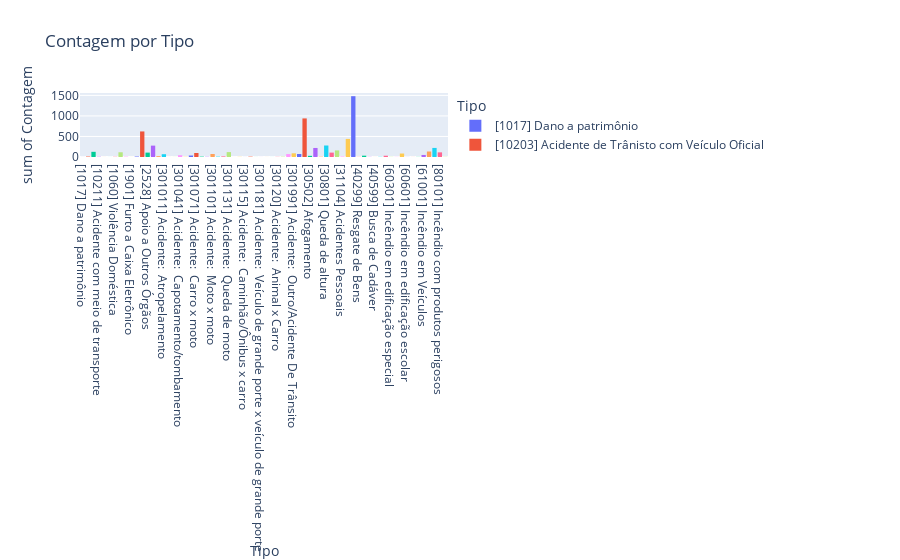
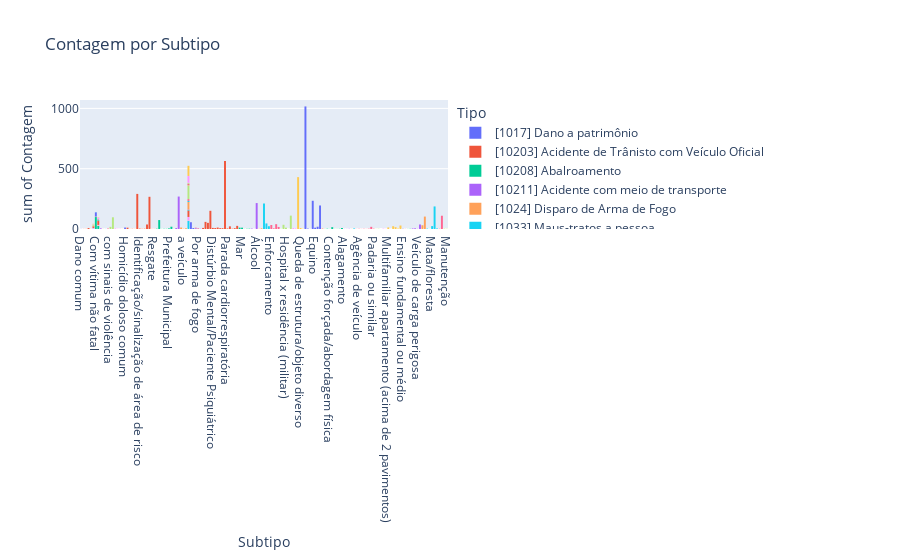

Here is the notebook cell these charts were saved with, in order:
### Markdown cell above
#### Listas e comando for

### Code cell
import pandas as pd
import plotly.express as px

# Supondo que 'dados' já é um DataFrame carregado com suas colunas, incluindo a coluna 'Data do dispacho'

# Converter a coluna de data para o tipo datetime com tratamento de erros
dados['Data do dispacho'] = pd.to_datetime(dados['Data do dispacho'], errors='coerce')

# Ordenar os dados pela ordem dos meses
dados = dados.sort_values(by="Data do dispacho")

# Criar o DataFrame com a contagem de registros por Tipo e Subtipo
dados_agrupados = dados.groupby(["Tipo", "Subtipo"]).size().reset_index(name="Contagem")

lista_colunas = ["Tipo", "Subtipo", "Hora recebida", "Hora comunicada"]

for coluna in lista_colunas:
    if coluna in dados_agrupados.columns:  # Verifica se a coluna está presente no DataFrame
        grafico = px.histogram(dados_agrupados,
                               x=coluna,
                               y="Contagem",
                               title=f"Contagem por {coluna}",
                               color="Tipo")
        grafico.show()
        grafico.write_html(f"contagem_por_{coluna.lower()}.html")
    else:
        print(f"A coluna {coluna} não está presente no DataFrame.")
